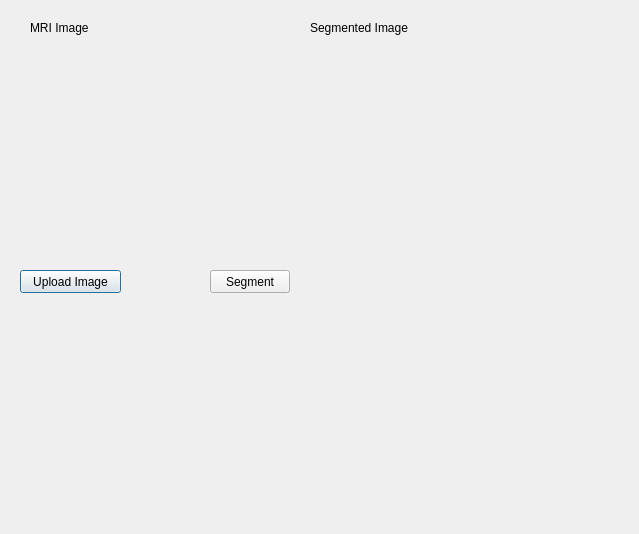
<?xml version="1.0" encoding="UTF-8"?>
<ui version="4.0">
 <class>Dialog</class>
 <widget class="QDialog" name="Dialog">
  <property name="geometry">
   <rect>
    <x>0</x>
    <y>0</y>
    <width>639</width>
    <height>534</height>
   </rect>
  </property>
  <property name="windowTitle">
   <string>Dialog</string>
  </property>
  <widget class="QLabel" name="label">
   <property name="geometry">
    <rect>
     <x>30</x>
     <y>20</y>
     <width>71</width>
     <height>16</height>
    </rect>
   </property>
   <property name="text">
    <string>MRI Image</string>
   </property>
  </widget>
  <widget class="QPushButton" name="Upload_bott">
   <property name="geometry">
    <rect>
     <x>20</x>
     <y>270</y>
     <width>101</width>
     <height>23</height>
    </rect>
   </property>
   <property name="text">
    <string>Upload Image</string>
   </property>
  </widget>
  <widget class="QPushButton" name="Segment_bott">
   <property name="geometry">
    <rect>
     <x>210</x>
     <y>270</y>
     <width>80</width>
     <height>23</height>
    </rect>
   </property>
   <property name="text">
    <string>Segment</string>
   </property>
  </widget>
  <widget class="QLabel" name="label_2">
   <property name="geometry">
    <rect>
     <x>310</x>
     <y>20</y>
     <width>151</width>
     <height>16</height>
    </rect>
   </property>
   <property name="text">
    <string>Segmented Image </string>
   </property>
  </widget>
  <widget class="QLabel" name="image">
   <property name="geometry">
    <rect>
     <x>320</x>
     <y>50</y>
     <width>271</width>
     <height>211</height>
    </rect>
   </property>
   <property name="text">
    <string/>
   </property>
  </widget>
  <widget class="QLabel" name="testImage">
   <property name="geometry">
    <rect>
     <x>10</x>
     <y>40</y>
     <width>271</width>
     <height>211</height>
    </rect>
   </property>
   <property name="text">
    <string/>
   </property>
  </widget>
 </widget>
 <resources/>
 <connections/>
</ui>
